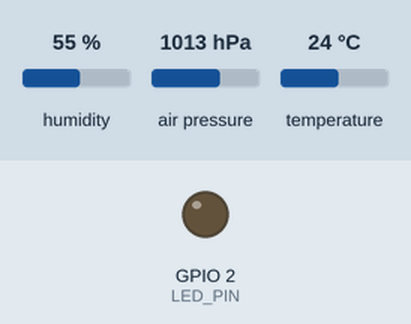
This sketch was run on a simulated ESP32. On the bench: output pins drawn as LEDs (lit = HIGH). The inputs (shaded band) are chosen by the test bench; at power-on: humidity 55 %, air pressure 1013 hPa, temperature 24 °C. WiFi joins after 1.5 s; servers stay silent unless stated; no MQTT or app messages arrive unless stated; what the sketch prints to the serial monitor is not drawn.

Above: at 3.2 s.
At 5.06 s:
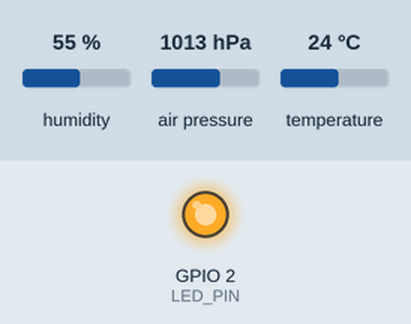
Timing chart, 0 to 8.1 s (numbered marks = the images above):
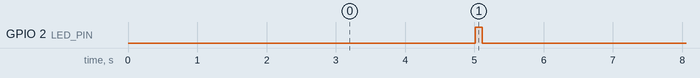

The sketch:

sensor_mqtt.ino
```cpp
/*
 * SmartSense IoT — ESP32 Sensor + MQTT Publisher
 * Sensors : DHT22 (Temp + Humidity) + BMP280 (Pressure)
 * Broker  : HiveMQ public broker (mqtt.eclipseprojects.io)
 *
 * Libraries (install via Arduino Library Manager):
 *   - DHT sensor library  (Adafruit)
 *   - Adafruit BMP280
 *   - PubSubClient        (Nick O'Leary)
 *   - ArduinoJson
 */

#include <WiFi.h>
#include <PubSubClient.h>
#include <DHT.h>
#include <Wire.h>
#include <Adafruit_BMP280.h>
#include <ArduinoJson.h>

// ─── WiFi credentials ────────────────────────────────────────────────────────
const char* WIFI_SSID     = "YOUR_WIFI_SSID";
const char* WIFI_PASSWORD = "YOUR_WIFI_PASSWORD";

// ─── MQTT broker (HiveMQ public, free, no account needed) ────────────────────
const char* MQTT_BROKER   = "mqtt.eclipseprojects.io";
const int   MQTT_PORT     = 1883;
const char* MQTT_TOPIC    = "smartsense/sensors";          // publish topic
const char* MQTT_CLIENT   = "smartsense-esp32-001";        // unique client id

// ─── Pin config ───────────────────────────────────────────────────────────────
#define DHT_PIN  4
#define DHT_TYPE DHT22
#define LED_PIN  2   // onboard LED flashes on publish

// ─── Publish interval ─────────────────────────────────────────────────────────
const unsigned long INTERVAL_MS = 5000;   // every 5 seconds

// ─── Objects ──────────────────────────────────────────────────────────────────
DHT            dht(DHT_PIN, DHT_TYPE);
Adafruit_BMP280 bmp;
WiFiClient     wifiClient;
PubSubClient   mqttClient(wifiClient);

unsigned long lastPublish = 0;
int           readingId   = 0;

// ─── WiFi connect ─────────────────────────────────────────────────────────────
void connectWiFi() {
  Serial.print("Connecting to WiFi");
  WiFi.begin(WIFI_SSID, WIFI_PASSWORD);
  while (WiFi.status() != WL_CONNECTED) {
    delay(500);
    Serial.print(".");
  }
  Serial.println("\nWiFi connected. IP: " + WiFi.localIP().toString());
}

// ─── MQTT connect ─────────────────────────────────────────────────────────────
void connectMQTT() {
  mqttClient.setServer(MQTT_BROKER, MQTT_PORT);
  while (!mqttClient.connected()) {
    Serial.print("Connecting to MQTT...");
    if (mqttClient.connect(MQTT_CLIENT)) {
      Serial.println("connected.");
    } else {
      Serial.printf("failed (rc=%d), retrying in 5s\n", mqttClient.state());
      delay(5000);
    }
  }
}

// ─── Setup ────────────────────────────────────────────────────────────────────
void setup() {
  Serial.begin(115200);
  pinMode(LED_PIN, OUTPUT);

  dht.begin();

  if (!bmp.begin(0x76)) {   // try 0x77 if 0x76 fails
    Serial.println("BMP280 not found — using DHT22 only.");
  }

  connectWiFi();
  connectMQTT();
}

// ─── Loop ─────────────────────────────────────────────────────────────────────
void loop() {
  if (!mqttClient.connected()) connectMQTT();
  mqttClient.loop();

  unsigned long now = millis();
  if (now - lastPublish >= INTERVAL_MS) {
    lastPublish = now;

    float temperature = dht.readTemperature();
    float humidity    = dht.readHumidity();
    float pressure    = bmp.readPressure() / 100.0F;   // hPa

    // Validate readings
    if (isnan(temperature) || isnan(humidity)) {
      Serial.println("DHT22 read failed — skipping.");
      return;
    }

    // Build JSON payload
    StaticJsonDocument<200> doc;
    doc["id"]          = ++readingId;
    doc["temperature"] = round(temperature * 10) / 10.0;
    doc["humidity"]    = round(humidity * 10) / 10.0;
    doc["pressure"]    = round(pressure * 10) / 10.0;
    doc["device"]      = MQTT_CLIENT;
    doc["ts"]          = millis();

    char payload[200];
    serializeJson(doc, payload);

    if (mqttClient.publish(MQTT_TOPIC, payload)) {
      Serial.printf("[%d] Published: %s\n", readingId, payload);
      digitalWrite(LED_PIN, HIGH);
      delay(100);
      digitalWrite(LED_PIN, LOW);
    } else {
      Serial.println("Publish failed.");
    }
  }
}
```

Measured:
- by itself, GPIO 2 (LED_PIN): alternates HIGH for 0.10 s and LOW for 4.9 s
